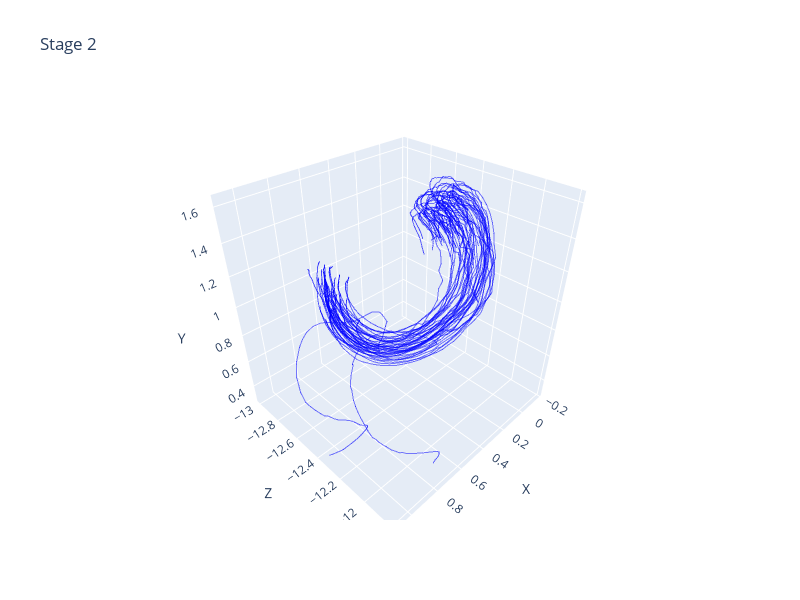

Notebook code for this chart:
### Markdown cell above
STAGE 2

### Code cell
import pandas as pd
import plotly.graph_objects as go

# Initialize interative plot for stage 2
fig = go.Figure()

# Add trajectories for stage 2
for traj in trajetorias_stage2:
    fig.add_trace(go.Scatter3d(
        x=traj[:, 0],
        y=traj[:, 2],
        z=traj[:, 1],
        mode='lines',
        line=dict(width=2, color='blue'),
        opacity=0.5
    ))

# Update layout for the interactive plot
fig.update_layout(
    title="Stage 2",
    scene=dict(
        xaxis_title="X",
        yaxis_title="Z",
        zaxis_title="Y"
    ),
    width=800,
    height=600,
    showlegend=False
)
# Show the interactive plot
fig.show()

### Figure 1 — Plotly figure (JSON) as saved in the notebook; plotly's stock layout.template omitted (floating-point values rounded to 4 significant figures; data arrays with more than 128 entries replaced by an {"elided": "..."} marker saying what was removed)
{"data": [{"line": {"color": "blue", "width": 2}, "mode": "lines", "opacity": 0.5, "type": "scatter3d", "x": {"elided": "501 float values"}, "y": {"elided": "501 float values"}, "z": {"elided": "501 float values"}}, {"line": {"color": "blue", "width": 2}, "mode": "lines", "opacity": 0.5, "type": "scatter3d", "x": {"elided": "501 float values"}, "y": {"elided": "501 float values"}, "z": {"elided": "501 float values"}}, {"line": {"color": "blue", "width": 2}, "mode": "lines", "opacity": 0.5, "type": "scatter3d", "x": {"elided": "501 float values"}, "y": {"elided": "501 float values"}, "z": {"elided": "501 float values"}}, {"line": {"color": "blue", "width": 2}, "mode": "lines", "opacity": 0.5, "type": "scatter3d", "x": {"elided": "501 float values"}, "y": {"elided": "501 float values"}, "z": {"elided": "501 float values"}}, {"line": {"color": "blue", "width": 2}, "mode": "lines", "opacity": 0.5, "type": "scatter3d", "x": {"elided": "501 float values"}, "y": {"elided": "501 float values"}, "z": {"elided": "501 float values"}}, {"line": {"color": "blue", "width": 2}, "mode": "lines", "opacity": 0.5, "type": "scatter3d", "x": {"elided": "501 float values"}, "y": {"elided": "501 float values"}, "z": {"elided": "501 float values"}}, {"line": {"color": "blue", "width": 2}, "mode": "lines", "opacity": 0.5, "type": "scatter3d", "x": {"elided": "501 float values"}, "y": {"elided": "501 float values"}, "z": {"elided": "501 float values"}}, {"line": {"color": "blue", "width": 2}, "mode": "lines", "opacity": 0.5, "type": "scatter3d", "x": {"elided": "501 float values"}, "y": {"elided": "501 float values"}, "z": {"elided": "501 float values"}}, {"line": {"color": "blue", "width": 2}, "mode": "lines", "opacity": 0.5, "type": "scatter3d", "x": {"elided": "501 float values"}, "y": {"elided": "501 float values"}, "z": {"elided": "501 float values"}}, {"line": {"color": "blue", "width": 2}, "mode": "lines", "opacity": 0.5, "type": "scatter3d", "x": {"elided": "501 float values"}, "y": {"elided": "501 float values"}, "z": {"elided": "501 float values"}}, {"line": {"color": "blue", "width": 2}, "mode": "lines", "opacity": 0.5, "type": "scatter3d", "x": {"elided": "501 float values"}, "y": {"elided": "501 float values"}, "z": {"elided": "501 float values"}}, {"line": {"color": "blue", "width": 2}, "mode": "lines", "opacity": 0.5, "type": "scatter3d", "x": {"elided": "501 float values"}, "y": {"elided": "501 float values"}, "z": {"elided": "501 float values"}}, {"line": {"color": "blue", "width": 2}, "mode": "lines", "opacity": 0.5, "type": "scatter3d", "x": {"elided": "501 float values"}, "y": {"elided": "501 float values"}, "z": {"elided": "501 float values"}}, {"line": {"color": "blue", "width": 2}, "mode": "lines", "opacity": 0.5, "type": "scatter3d", "x": {"elided": "501 float values"}, "y": {"elided": "501 float values"}, "z": {"elided": "501 float values"}}, {"line": {"color": "blue", "width": 2}, "mode": "lines", "opacity": 0.5, "type": "scatter3d", "x": {"elided": "501 float values"}, "y": {"elided": "501 float values"}, "z": {"elided": "501 float values"}}, {"line": {"color": "blue", "width": 2}, "mode": "lines", "opacity": 0.5, "type": "scatter3d", "x": {"elided": "501 float values"}, "y": {"elided": "501 float values"}, "z": {"elided": "501 float values"}}, {"line": {"color": "blue", "width": 2}, "mode": "lines", "opacity": 0.5, "type": "scatter3d", "x": {"elided": "501 float values"}, "y": {"elided": "501 float values"}, "z": {"elided": "501 float values"}}, {"line": {"color": "blue", "width": 2}, "mode": "lines", "opacity": 0.5, "type": "scatter3d", "x": {"elided": "501 float values"}, "y": {"elided": "501 float values"}, "z": {"elided": "501 float values"}}, {"line": {"color": "blue", "width": 2}, "mode": "lines", "opacity": 0.5, "type": "scatter3d", "x": {"elided": "501 float values"}, "y": {"elided": "501 float values"}, "z": {"elided": "501 float values"}}, {"line": {"color": "blue", "width": 2}, "mode": "lines", "opacity": 0.5, "type": "scatter3d", "x": {"elided": "501 float values"}, "y": {"elided": "501 float values"}, "z": {"elided": "501 float values"}}, {"line": {"color": "blue", "width": 2}, "mode": "lines", "opacity": 0.5, "type": "scatter3d", "x": {"elided": "501 float values"}, "y": {"elided": "501 float values"}, "z": {"elided": "501 float values"}}, {"line": {"color": "blue", "width": 2}, "mode": "lines", "opacity": 0.5, "type": "scatter3d", "x": {"elided": "501 float values"}, "y": {"elided": "501 float values"}, "z": {"elided": "501 float values"}}, {"line": {"color": "blue", "width": 2}, "mode": "lines", "opacity": 0.5, "type": "scatter3d", "x": {"elided": "501 float values"}, "y": {"elided": "501 float values"}, "z": {"elided": "501 float values"}}, {"line": {"color": "blue", "width": 2}, "mode": "lines", "opacity": 0.5, "type": "scatter3d", "x": {"elided": "501 float values"}, "y": {"elided": "501 float values"}, "z": {"elided": "501 float values"}}, {"line": {"color": "blue", "width": 2}, "mode": "lines", "opacity": 0.5, "type": "scatter3d", "x": {"elided": "501 float values"}, "y": {"elided": "501 float values"}, "z": {"elided": "501 float values"}}, {"line": {"color": "blue", "width": 2}, "mode": "lines", "opacity": 0.5, "type": "scatter3d", "x": {"elided": "501 float values"}, "y": {"elided": "501 float values"}, "z": {"elided": "501 float values"}}, {"line": {"color": "blue", "width": 2}, "mode": "lines", "opacity": 0.5, "type": "scatter3d", "x": {"elided": "501 float values"}, "y": {"elided": "501 float values"}, "z": {"elided": "501 float values"}}, {"line": {"color": "blue", "width": 2}, "mode": "lines", "opacity": 0.5, "type": "scatter3d", "x": {"elided": "501 float values"}, "y": {"elided": "501 float values"}, "z": {"elided": "501 float values"}}, {"line": {"color": "blue", "width": 2}, "mode": "lines", "opacity": 0.5, "type": "scatter3d", "x": {"elided": "501 float values"}, "y": {"elided": "501 float values"}, "z": {"elided": "501 float values"}}, {"line": {"color": "blue", "width": 2}, "mode": "lines", "opacity": 0.5, "type": "scatter3d", "x": {"elided": "501 float values"}, "y": {"elided": "501 float values"}, "z": {"elided": "501 float values"}}, {"line": {"color": "blue", "width": 2}, "mode": "lines", "opacity": 0.5, "type": "scatter3d", "x": {"elided": "501 float values"}, "y": {"elided": "501 float values"}, "z": {"elided": "501 float values"}}, {"line": {"color": "blue", "width": 2}, "mode": "lines", "opacity": 0.5, "type": "scatter3d", "x": {"elided": "501 float values"}, "y": {"elided": "501 float values"}, "z": {"elided": "501 float values"}}, {"line": {"color": "blue", "width": 2}, "mode": "lines", "opacity": 0.5, "type": "scatter3d", "x": {"elided": "501 float values"}, "y": {"elided": "501 float values"}, "z": {"elided": "501 float values"}}, {"line": {"color": "blue", "width": 2}, "mode": "lines", "opacity": 0.5, "type": "scatter3d", "x": {"elided": "501 float values"}, "y": {"elided": "501 float values"}, "z": {"elided": "501 float values"}}, {"line": {"color": "blue", "width": 2}, "mode": "lines", "opacity": 0.5, "type": "scatter3d", "x": {"elided": "501 float values"}, "y": {"elided": "501 float values"}, "z": {"elided": "501 float values"}}, {"line": {"color": "blue", "width": 2}, "mode": "lines", "opacity": 0.5, "type": "scatter3d", "x": {"elided": "501 float values"}, "y": {"elided": "501 float values"}, "z": {"elided": "501 float values"}}, {"line": {"color": "blue", "width": 2}, "mode": "lines", "opacity": 0.5, "type": "scatter3d", "x": {"elided": "501 float values"}, "y": {"elided": "501 float values"}, "z": {"elided": "501 float values"}}, {"line": {"color": "blue", "width": 2}, "mode": "lines", "opacity": 0.5, "type": "scatter3d", "x": {"elided": "501 float values"}, "y": {"elided": "501 float values"}, "z": {"elided": "501 float values"}}, {"line": {"color": "blue", "width": 2}, "mode": "lines", "opacity": 0.5, "type": "scatter3d", "x": {"elided": "501 float values"}, "y": {"elided": "501 float values"}, "z": {"elided": "501 float values"}}, {"line": {"color": "blue", "width": 2}, "mode": "lines", "opacity": 0.5, "type": "scatter3d", "x": {"elided": "501 float values"}, "y": {"elided": "501 float values"}, "z": {"elided": "501 float values"}}, {"line": {"color": "blue", "width": 2}, "mode": "lines", "opacity": 0.5, "type": "scatter3d", "x": {"elided": "501 float values"}, "y": {"elided": "501 float values"}, "z": {"elided": "501 float values"}}, {"line": {"color": "blue", "width": 2}, "mode": "lines", "opacity": 0.5, "type": "scatter3d", "x": {"elided": "501 float values"}, "y": {"elided": "501 float values"}, "z": {"elided": "501 float values"}}, {"line": {"color": "blue", "width": 2}, "mode": "lines", "opacity": 0.5, "type": "scatter3d", "x": {"elided": "501 float values"}, "y": {"elided": "501 float values"}, "z": {"elided": "501 float values"}}, {"line": {"color": "blue", "width": 2}, "mode": "lines", "opacity": 0.5, "type": "scatter3d", "x": {"elided": "501 float values"}, "y": {"elided": "501 float values"}, "z": {"elided": "501 float values"}}], "layout": {"height": 600, "scene": {"xaxis": {"title": {"text": "X"}}, "yaxis": {"title": {"text": "Z"}}, "zaxis": {"title": {"text": "Y"}}}, "showlegend": false, "title": {"text": "Stage 2"}, "width": 800}}
